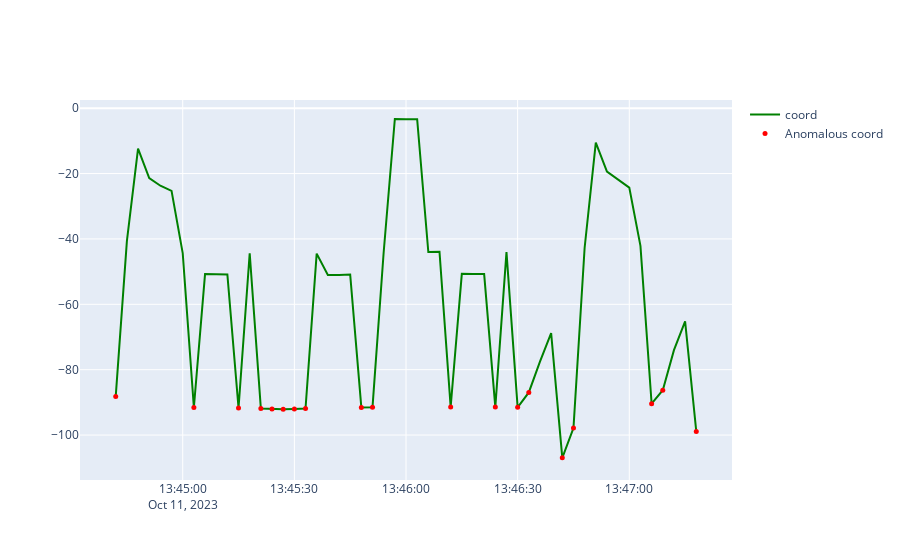

Write notebook code for a chart like this one.
### Code cell
# Use the Autoencoder to predict on the anomalous data
scaler = StandardScaler()
scaled_dropped = scaler.fit_transform(dropped)
predictions = autoencoder.predict(scaled_dropped)

# Calculate reconstruction error for each sequence
mse = np.mean(np.power(dropped.values[-predictions.shape[0]:] - predictions[:, -1, :], 2), axis=1)

# Scale the MSE to a percentage
min_mse = np.min(mse)
max_mse = np.max(mse)
mse_percentage = ((mse - min_mse) / (max_mse - min_mse)) * 100


# Add 'is_anomalous' column to the DataFrame
dropped = dropped.iloc[-predictions.shape[0]:].copy()
dropped['is_anomalous'] = mse_percentage > threshold
dropped['mse_percentage'] = mse_percentage
dropped['threshold'] = threshold



# Create a new figure
fig = go.Figure()


# Add a line for the actual load
fig.add_trace(go.Scatter(
    x=dropped.index,
    y=dropped["coord"],
    mode='lines',
    name='coord',
    line=dict(color='green'),  # specify line color here
))

# Add a line for the anomalous load
fig.add_trace(go.Scatter(
    x=dropped[dropped['is_anomalous']].index,
    y=dropped[dropped['is_anomalous']]["coord"],
    mode='markers',
    name='Anomalous coord',
    marker=dict(color='red', size=5),  # specify marker color and size here
))

# Show the plot
fig.show()
dropped.to_csv('dropped_result.csv')

### Figure 1 — Plotly figure (JSON) as saved in the notebook; plotly's stock layout.template omitted (floating-point values rounded to 4 significant figures)
{"data": [{"line": {"color": "green"}, "mode": "lines", "name": "coord", "type": "scatter", "x": ["2023-10-11T13:44:42", "2023-10-11T13:44:45", "2023-10-11T13:44:48", "2023-10-11T13:44:51", "2023-10-11T13:44:54", "2023-10-11T13:44:57", "2023-10-11T13:45:00", "2023-10-11T13:45:03", "2023-10-11T13:45:06", "2023-10-11T13:45:09", "2023-10-11T13:45:12", "2023-10-11T13:45:15", "2023-10-11T13:45:18", "2023-10-11T13:45:21", "2023-10-11T13:45:24", "2023-10-11T13:45:27", "2023-10-11T13:45:30", "2023-10-11T13:45:33", "2023-10-11T13:45:36", "2023-10-11T13:45:39", "2023-10-11T13:45:42", "2023-10-11T13:45:45", "2023-10-11T13:45:48", "2023-10-11T13:45:51", "2023-10-11T13:45:54", "2023-10-11T13:45:57", "2023-10-11T13:46:00", "2023-10-11T13:46:03", "2023-10-11T13:46:06", "2023-10-11T13:46:09", "2023-10-11T13:46:12", "2023-10-11T13:46:15", "2023-10-11T13:46:18", "2023-10-11T13:46:21", "2023-10-11T13:46:24", "2023-10-11T13:46:27", "2023-10-11T13:46:30", "2023-10-11T13:46:33", "2023-10-11T13:46:36", "2023-10-11T13:46:39", "2023-10-11T13:46:42", "2023-10-11T13:46:45", "2023-10-11T13:46:48", "2023-10-11T13:46:51", "2023-10-11T13:46:54", "2023-10-11T13:46:57", "2023-10-11T13:47:00", "2023-10-11T13:47:03", "2023-10-11T13:47:06", "2023-10-11T13:47:09", "2023-10-11T13:47:12", "2023-10-11T13:47:15", "2023-10-11T13:47:18"], "y": [-88.18, -40.68, -12.4, -21.36, -23.74, -25.31, -44.32, -91.57, -50.75, -50.85, -50.85, -91.72, -44.38, -91.89, -92.06, -92.12, -92.05, -91.91, -44.49, -51.05, -51.02, -50.87, -91.53, -91.47, -44.08, -3.316, -3.398, -3.4, -43.99, -43.93, -91.42, -50.68, -50.7, -50.75, -91.43, -44.02, -91.53, -86.97, -77.56, -68.81, -107.0, -97.85, -42.7, -10.56, -19.43, -21.96, -24.32, -42.13, -90.42, -86.28, -74.03, -65.2, -98.9]}, {"marker": {"color": "red", "size": 5}, "mode": "markers", "name": "Anomalous coord", "type": "scatter", "x": ["2023-10-11T13:44:42", "2023-10-11T13:45:03", "2023-10-11T13:45:15", "2023-10-11T13:45:21", "2023-10-11T13:45:24", "2023-10-11T13:45:27", "2023-10-11T13:45:30", "2023-10-11T13:45:33", "2023-10-11T13:45:48", "2023-10-11T13:45:51", "2023-10-11T13:46:12", "2023-10-11T13:46:24", "2023-10-11T13:46:30", "2023-10-11T13:46:33", "2023-10-11T13:46:42", "2023-10-11T13:46:45", "2023-10-11T13:47:06", "2023-10-11T13:47:09", "2023-10-11T13:47:18"], "y": [-88.18, -91.57, -91.72, -91.89, -92.06, -92.12, -92.05, -91.91, -91.53, -91.47, -91.42, -91.43, -91.53, -86.97, -107.0, -97.85, -90.42, -86.28, -98.9]}], "layout": {}}
